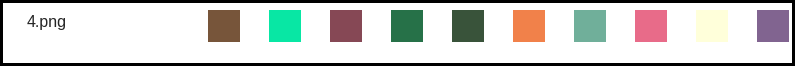
#> input picture scripts/random_stripes/4.png, 795 x 66 px, given in place of 4.JPG, which was not available
$ jupyter execute Geometry_analysis.ipynb   (shell and % lines are left out)   (older library calls are emulated)
#> lines starting #> are read from the running program, lines starting #| are printed output that depends on the picture; after the words box and inside, x2 and y2 are one past the last pixel; in counts of white or black regions, pixels touching at a corner belong together; pictures that were not available may be replaced by others from this repository, and a replacement may not be noted
[cell 1]
import cv2
import numpy as np
import matplotlib.pyplot as plt

plt.rcParams['figure.figsize'] = 15, 5

[cell 2]
image_bgr = cv2.imread("../images/tests/4.JPG", cv2.IMREAD_COLOR)
#> image_bgr is the input picture: shape (66, 795, 3); mean B, G, R 202.4, 206, 205.5
image_rgb = cv2.cvtColor(image_bgr, cv2.COLOR_BGR2RGB)
image_gray = cv2.cvtColor(image_bgr, cv2.COLOR_BGR2GRAY)
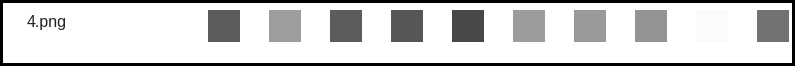
#> image_gray: shape (66, 795); min 0, max 255, mean 205.5
image_gray_enh = cv2.equalizeHist(image_gray)
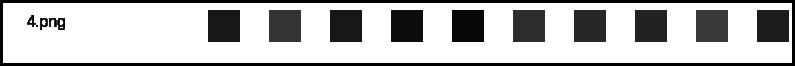
#> image_gray_enh: shape (66, 795); min 0, max 255, mean 185.4
plt.subplot(3, 1, 1)
plt.imshow(image_rgb)
plt.subplot(3, 1, 2)
plt.imshow(image_gray, cmap='gray')
plt.subplot(3, 1, 3)
plt.imshow(image_gray_enh, cmap='gray')
plt.show()
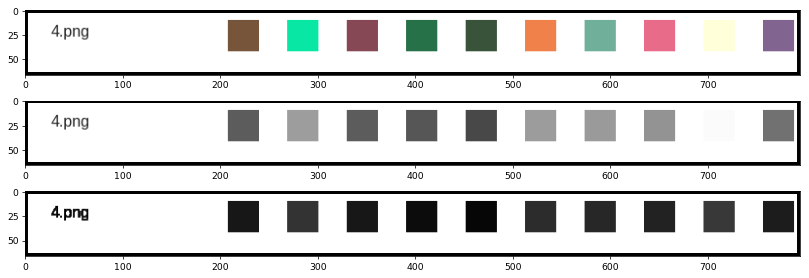
#> figure drawn by matplotlib, 3 panels

[cell 3]
edges = cv2.Canny(image_gray, 50, 200, apertureSize=3, L2gradient=True)
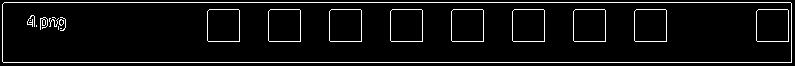
#> edges: shape (66, 795); 5.7% white in thin lines or dots
plt.imshow(edges, cmap='gray')

[cell 4]
kernel = np.ones((7,7),np.uint8)
edges_closed = cv2.morphologyEx(edges, cv2.MORPH_CLOSE, kernel)
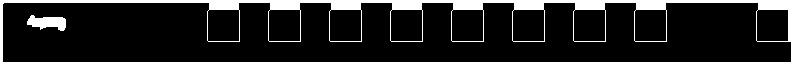
#> edges_closed: shape (66, 795); 17.5% white; 2 white regions
plt.imshow(edges_closed, cmap='gray')

[cell 5]
_, contours, hierarchy = cv2.findContours(edges_closed.copy(), cv2.RETR_TREE,cv2.CHAIN_APPROX_SIMPLE)
#> contours = 12 contours; largest, box (x1, y1, x2, y2) and area: (0, 0, 795, 66) 51610, (2, 2, 792, 63) 36188, (756, 9, 789, 42) 1020, (634, 9, 667, 42) 1020, (573, 9, 606, 42) 1020

[cell 6]
def get_max_area_contour_id(contours):
    max_area = 0.
    max_contour_id = -1
    for j, contour in enumerate(contours):
        new_area = cv2.contourArea(contour)
        if new_area > max_area:
            max_area = new_area
            max_contour_id = j
    return j

[cell 7]
# TODO: научиться объединять все в один контур и фиксировать прямоугольник
def union_contours(contours, shape):
    tmp_img = np.zeros(shape)
    for j in xrange(len(contours)):
        cv2.drawContours(tmp_img, contours, j, 255, -1)
    return tmp_img.astype('uint8')

[cell 8]
image_filled = union_contours(contours, image_gray_enh.shape)
#> the loop in union_contours, `for j in xrange(len(contours)):` made 12 passes
#> after the loop in union_contours, `for j in xrange(len(contours)):`: tmp_img: shape (66, 795) float64; every value is 255
#> in union_contours, `return tmp_img.astype('uint8')`: returned value: shape (66, 795); every value is 255
plt.imshow(image_filled, cmap='gray')

[cell 9]
kernel = np.ones((7,7))
image_filled = cv2.morphologyEx(image_filled, cv2.MORPH_OPEN, kernel)
plt.imshow(image_filled, cmap='gray')

[cell 10]
__, contours2, hierarchy2 = cv2.findContours(image_filled.copy(), cv2.RETR_TREE,cv2.CHAIN_APPROX_SIMPLE)
#> contours2 = [[[0, 0], [0, 65], [794, 65], [794, 0]]]

[cell 11]
image_cont = image_rgb.copy()
cv2.drawContours(image_cont, contours2, 0, (255, 255, 0), 1)
plt.imshow(image_cont, cmap='gray')

[cell 12]
brect = cv2.boundingRect(contours2[0])
#> brect = (0, 0, 795, 66)

[cell 13]
cv2.rectangle(image_cont, (brect[0], brect[1]), (brect[0] + brect[2], brect[1] + brect[3]), (0, 255, 0), 2)
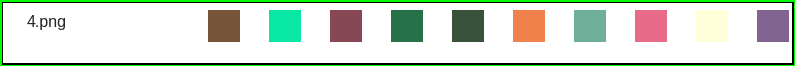
#> image_cont: shape (66, 795, 3); mean R, G, B 205.5, 218.5, 202.4
plt.imshow(image_cont)

[cell 14]
image_brect = image_rgb[brect[1] : brect[1] + brect[3],
                        brect[0] : brect[0] + brect[2]]
plt.imshow(image_brect)

[cell 15]
plt.imsave("../images/cropped.png", image_brect)

[cell 16]
def get_boxes_r(image):
    a, b = image.shape[:2]
    k = a / 5. # scale coefficient, pixels / mm
#     print a, b, k

    boxes = [(int(b - 2.85 * k - k * (2.6 + 5) * j - 5 * k), 0,
              int(b - 2.85 * k - k * (2.6 + 5) * j), a)
              for j in xrange(12)]
    return boxes

[cell 17]
def get_boxes_l(image):
    a, b = image.shape[:2]
    k = a / 5. # scale coefficient, pixels / mm

    gap_width = 2.45
    pool_width = 5.0
    left_marg = 29.7

    boxes = [(int(k * (left_marg + (pool_width + gap_width) * j)), 0,
              int(k * (left_marg + (pool_width + gap_width) * j + pool_width)), a) for j in xrange(12)]
    return boxes

[cell 18]
image_rgb = cv2.resize(image_brect, (25 * 24, 25))
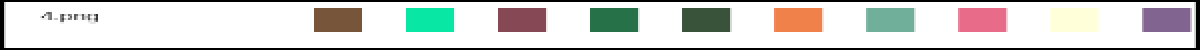
#> image_rgb: shape (25, 600, 3) (shown 2 times larger); mean R, G, B 208.7, 209.2, 205.6

[cell 19]
boxes = get_boxes_l(image_rgb)
#> boxes = [(148, 0, 173, 25), (185, 0, 210, 25), (223, 0, 248, 25), (260, 0, 285, 25), (297, 0, 322, 25), (334, 0, 359, 25), (372, 0, 397, 25), (409, 0, 434, 25), (446, 0, 471, 25), (483, 0, 508, 25), (521, 0, 546, 25), (558, 0, 583, 25)]

[cell 20]
for x1,y1,x2,y2 in boxes:
    cv2.rectangle(image_rgb, (x1,y1), (x2,y2), (0, 255, 0), 1)
#> this loop made 12 passes
#> (x1, x2) on passes 1 to 12: (148, 173), (185, 210), (223, 248), (260, 285), (297, 322), (334, 359), (372, 397), (409, 434), (446, 471), (483, 508), (521, 546), (558, 583)
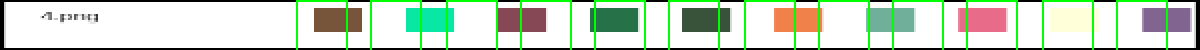
#> image_rgb: shape (25, 600, 3) (shown 2 times larger); 5.92% of pixels changed, all inside (x1, y1, x2, y2) = (148, 0, 584, 25)
plt.imshow(image_rgb)

[cell 21]
def get_reference_rect(image):

    a, b = image.shape[:2]
    k = a / 5.

    gap_width = 2.45
    pool_width = 5.0
    left_marg = 29.7
    side_marg = 1.

    return np.array([int(side_marg * k), int(side_marg * k),
                     int((left_marg - side_marg) * k), int(a - side_marg * k)])

[cell 22]
rect = get_reference_rect(image_rgb)
#> rect = [5, 5, 143, 20]
cv2.rectangle(image_rgb, (rect[0], rect[1]), (rect[2], rect[3]), (0, 255, 255), 1)
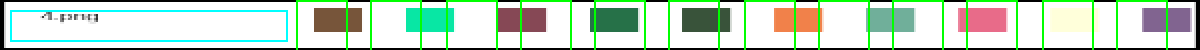
#> image_rgb: shape (25, 600, 3) (shown 2 times larger); 2.04% of pixels changed, all inside (x1, y1, x2, y2) = (5, 5, 144, 21)
plt.imshow(image_rgb)

$ run again, with scripts/random_stripes/0.png copied over scripts/random_stripes/4.png
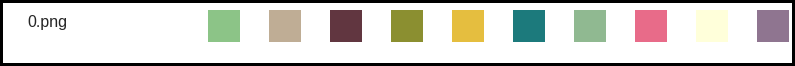
#> input picture scripts/random_stripes/0.png, 795 x 66 px, given in place of 4.JPG, which was not available
#> image_bgr is the input picture: shape (66, 795, 3); mean B, G, R 203.6, 209.8, 210.9
#> `edges = cv2.Canny(image_gray, 50, 200, apertureSize=3, L2gradient=True)`:
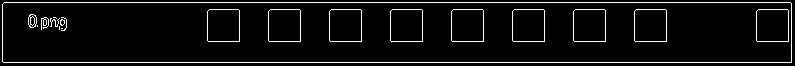
#> edges: shape (66, 795); 5.7% white in thin lines or dots
#> edges_closed: shape (66, 795); 17.6% white; 2 white regions
#> contours = 12 contours; largest, box (x1, y1, x2, y2) and area: (0, 0, 795, 66) 51610, (2, 2, 792, 63) 36188, (756, 9, 789, 42) 1020, (634, 9, 667, 42) 1020, (573, 9, 606, 42) 1020
#> the loop in union_contours, `for j in xrange(len(contours)):` made 12 passes
#> contours2 = [[[0, 0], [0, 65], [794, 65], [794, 0]]]
#> brect = (0, 0, 795, 66)
#> `boxes = get_boxes_l(image_rgb)`: boxes = [(148, 0, 173, 25), (185, 0, 210, 25), (223, 0, 248, 25), (260, 0, 285, 25), (297, 0, 322, 25), (334, 0, 359, 25), (372, 0, 397, 25), (409, 0, 434, 25), (446, 0, 471, 25), (483, 0, 508, 25), (521, 0, 546, 25), (558, 0, 583, 25)]
#> the loop `for x1,y1,x2,y2 in boxes:` made 12 passes
#> (x1, x2) on passes 1 to 8: (148, 173), (185, 210), (223, 248), (260, 285), (297, 322), (334, 359), (372, 397), (409, 434)
#> rect = [5, 5, 143, 20]
#> `cv2.rectangle(image_rgb, (rect[0], rect[1]), (rect[2], rect[3]), (0, 2..`:
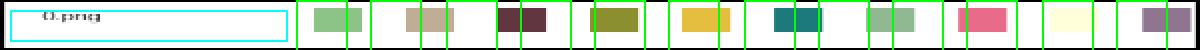
#> image_rgb: shape (25, 600, 3) (shown 2 times larger); mean R, G, B 200.5, 219.6, 198.7
